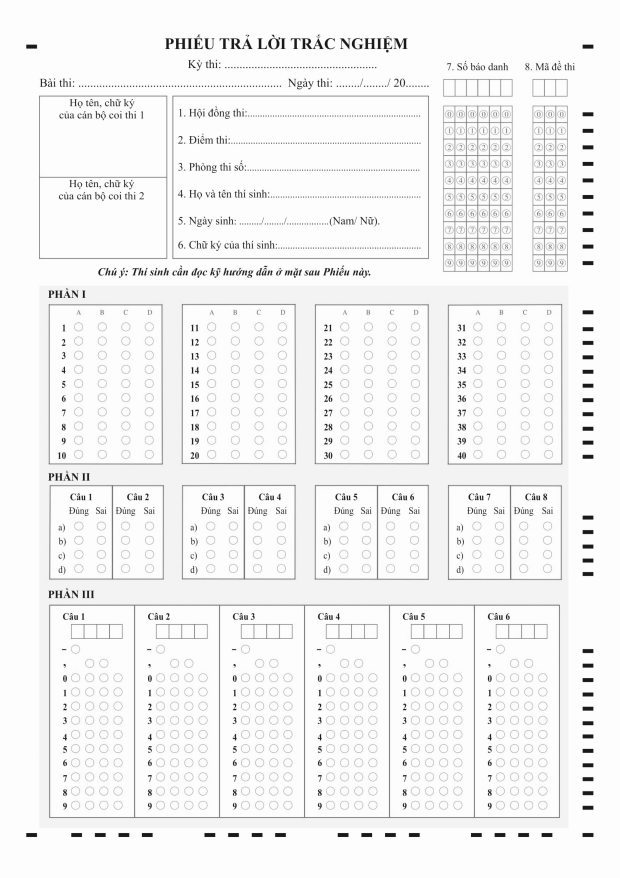
#> input picture Output.jpg, 2480 x 3509 px (shown at 1/4 size)
$ python Cham_phieu.py
#> lines starting #> are read from the running program, lines starting #| are printed output that depends on the picture; after the words box and inside, x2 and y2 are one past the last pixel; in counts of white or black regions, pixels touching at a corner belong together; pictures that were not available may be replaced by others from this repository, and a replacement may not be noted
# import các thư viện cần thiết
import imutils
import numpy as np
import cv2
from math import ceil
from collections import defaultdict
from scipy import stats
import os
import glob
import json

Phieu_loi = 0

if True:
    Xsbd = []
    sbd = [24,33]
    for i in range(6):
        for j in range(10):
            Xsbd.append([sbd[0]+i*47,sbd[1]+j*66])

    Xmdt = []
    mdt = [24,33]
    for i in range(3):
        for j in range(10):
            Xmdt.append([mdt[0]+i*47,mdt[1]+j*66])

    Xp1 = []
    p1 = [118,94]
    for i in range(10):
        for j in range(4):
            Xp1.append([p1[0]+j*94,p1[1]+i*56])

    Xp2 = []
    p2 = [117,157]
    for i in range(2):
        for j in range(4):
            for k in range(2):
                Xp2.append([p2[0]+i*188+k*94,p2[1]+j*54])

    Xp3 = []
    p3 = [110,180]
    for x in range(6):
        for i in range(4):
            for j in range(12):
                Xp3.append([p3[0]+342*x+i*58,p3[1]+j*57])

def is_bubble_filled(bubble_roi, threshold=0.3, avg = 100):
    if len(bubble_roi.shape) == 3:
        bubble_roi = cv2.cvtColor(bubble_roi, cv2.COLOR_BGR2GRAY)
    _, thresh = cv2.threshold(bubble_roi, avg, 255, cv2.THRESH_BINARY_INV)
    total_pixels = thresh.size
    eroded = cv2.erode(thresh, np.ones((3, 3), np.uint8), iterations=1)
    filled_pixels = cv2.countNonZero(eroded)
    fill_ratio = filled_pixels / total_pixels
    return fill_ratio > threshold

def thresholding(img, avg = 100, i=1):
    if len(img.shape) == 3:
        img = cv2.cvtColor(img, cv2.COLOR_BGR2GRAY)
    for j in range (80, 0, -1):
        _, thresh = cv2.threshold(img, avg+j, 255, cv2.THRESH_BINARY_INV)
        kernel = np.ones((3, 3), np.uint8)
        eroded = cv2.erode(thresh, kernel, iterations=i)
        filled_pixels = cv2.countNonZero(eroded)
        total_pixels = eroded.size
        fill_ratio = filled_pixels / total_pixels
        if fill_ratio < 0.12:
            value = j
            break
        value = 0
    # cv2.imshow('thresh', eroded)
    # cv2.waitKey(0)
    return value
    pass

def preprocess_image(image):
    img = cv2.imread(image, 0)
    clahe = cv2.createCLAHE(clipLimit= 4, tileGridSize=(4, 4))
    img_c = clahe.apply(img)
    blurred = cv2.fastNlMeansDenoising(img_c, h=50, templateWindowSize=7, searchWindowSize=21)
    thresh = cv2.adaptiveThreshold( blurred, 255, cv2.ADAPTIVE_THRESH_GAUSSIAN_C, cv2.THRESH_BINARY_INV, 13, 3)
    return thresh, img

def find_part(thresh, img):
    y, x = thresh.shape
    info = thresh[:int(y/2.5), int(x/1.5):]
    pt1 = thresh[int(y/3.3):int(y/1.6)]
    pt2 = thresh[int(y/2):int(y/1.3)]
    pt3 = thresh[int(y/1.6):]
    img_info = img[:int(y/2.5), int(x/1.5):]
    img_pt1 = img[int(y/3.3):int(y/1.6)]
    img_pt2 = img[int(y/2):int(y/1.3)]
    img_pt3 = img[int(y/1.6):]
    return info, pt1, pt2, pt3, img_info, img_pt1, img_pt2, img_pt3

def order_points(pts):
    rect = np.zeros((4, 2), dtype="float32")
    s = pts.sum(axis=1)
    diff = np.diff(pts, axis=1)
    rect[0] = pts[np.argmin(s)]
    rect[2] = pts[np.argmax(s)]
    rect[1] = pts[np.argmin(diff)]
    rect[3] = pts[np.argmax(diff)]
    return rect

def get_quad(c):
    peri = cv2.arcLength(c, True)
    approx = cv2.approxPolyDP(c, 0.02 * peri, True)
    if len(approx) == 4:
        quad = approx.reshape(4, 2)
        return order_points(quad)
    else:
        x, y, w, h = cv2.boundingRect(c)
        quad = np.array([
            [x, y],
            [x + w, y],
            [x + w, y + h],
            [x, y + h]
        ])
        return order_points(quad)

def deskew(img, pts, width, height):
    dst = np.array([
        [0, 0],
        [width - 1, 0],
        [width - 1, height - 1],
        [0, height - 1]
    ], dtype="float32")
    M = cv2.getPerspectiveTransform(pts, dst)
    warped = cv2.warpPerspective(img, M, (width, height))
    return warped

def homography():
    template = cv2.imread('THPT2025.png', 0)
    img = cv2.imread(gb_sheet, 0)
    # denoised = cv2.fastNlMeansDenoising(img, h=20)
    Padding = 300
    color = [255, 255, 255]
    scanned = cv2.copyMakeBorder(img, Padding, Padding,Padding,Padding, cv2.BORDER_CONSTANT, value=color)

    akaze = cv2.AKAZE_create()
    kp1, des1 = akaze.detectAndCompute(template, None)
    kp2, des2 = akaze.detectAndCompute(scanned, None)

    bf = cv2.BFMatcher(cv2.NORM_HAMMING, crossCheck=False)
    matches = bf.knnMatch(des1, des2, k=2)

    good_matches = []
    for m, n in matches:
        if m.distance < 0.75 * n.distance:
            good_matches.append(m)

    src_pts = np.float32([kp1[m.queryIdx].pt for m in good_matches]).reshape(-1, 1, 2)
    dst_pts = np.float32([kp2[m.trainIdx].pt for m in good_matches]).reshape(-1, 1, 2)

    H, mask = cv2.findHomography(dst_pts, src_pts, cv2.RANSAC, 5.0)

    h, w = template.shape
    aligned = cv2.warpPerspective(scanned, H, (w, h))
    info = []
    info.append(aligned[425:1085,1775:2050])
    info.append(aligned[425:1085,2130:2270])
    pt1 = []
    for i in range(4): pt1.append(aligned[1220:1855, 200+530*i:645+530*i])
    pt2 = []
    for i in range(4): pt2.append(aligned[1945:2315, 200+530*i:645+530*i])
    pt3 = []
    pt3.append(aligned[2440:3250,200:2235])

    return info, pt1, pt2, pt3

def get_contours(thresh):
    height, width = thresh.shape[:2]
    area = height * width
    c = []
    contours, _ = cv2.findContours(thresh, cv2.RETR_EXTERNAL, cv2.CHAIN_APPROX_SIMPLE)
    for i in contours:
        if cv2.contourArea(i) > area / 20:
            c.append(i)
    c = sorted(c, key=lambda c: cv2.boundingRect(c)[0])
    return c

def get_info(thresh, part):
    w = 280
    h = 660
    c = get_contours(thresh)
    if len(c) != 2:
        global homograph
        homograph = homography()
        c = homograph[0]
        box = c[0]
        box2 = c[1]
    else:
        pts = get_quad(c[0])
        box = deskew(part, pts, w,h)
        pts2 = get_quad(c[1])
        box2 = deskew(part, pts2, int(w/2),h)

    std_dev = np.std(box)
    avg = np.mean(box) - std_dev
    avg += thresholding(box, avg)
    SBD = ''
    if len(box.shape) == 2: box = cv2.cvtColor(box, cv2.COLOR_GRAY2BGR)
    for i in range(8,0,-1):
        SBDx = ''
        threshold = 0.1*i
        boxx = box.copy()
        for idx,i in enumerate(Xsbd):
            roi = boxx[i[1]-18:i[1]+18, i[0]-18:i[0]+18]
            if is_bubble_filled(roi, threshold, avg):
                cv2.circle(boxx, tuple(i), radius=18, color=(0, 255, 0), thickness=10)
                SBDx += str(idx%10)
        if len(SBDx) == 6:
            SBD = SBDx
            box = boxx
            break
        elif 0 < len(SBDx) < 6:
            SBD = SBDx
            box = boxx
    y, x, z = box.shape
    output[425:425+y,1775:1775+x] = box

    std_dev = np.std(box2)
    avg = np.mean(box2) - std_dev
    avg += thresholding(box2, avg)
    if len(box2.shape) == 2: box2 = cv2.cvtColor(box2, cv2.COLOR_GRAY2BGR)
    MDT = ''
    for i in range(8,0,-1):
        MDTx = ''
        threshold = 0.1*i
        box2x = box2.copy()
        for idx,i in enumerate(Xmdt):
            roi = box2x[i[1]-18:i[1]+18, i[0]-18:i[0]+18]
            if is_bubble_filled(roi, threshold, avg):
                cv2.circle(box2x, tuple(i), radius=18, color=(0, 255, 0), thickness=10)
                MDTx += str(idx%10)
        if len(MDTx) == 3:
            MDT = MDTx
            box2 = box2x
    y, x, z = box2.shape
    output[425:425+y,2130:2130+x] = box2
    return SBD, MDT

def get_part_1(thresh, part):
    c = get_contours(thresh)
    if len(c) != 4:
        if 'homograph' not in globals():
            global homograph
            homograph = homography()
        b = homograph[1]
    else:
        b = []
        for i in c:
            pts = get_quad(i)
            box = deskew(part, pts, 460, 640)
            b.append(box)


    P1 = [[] for _ in range(40)]
    for i, box in enumerate(b):
        std_dev = np.std(box)
        avg = np.mean(box) - std_dev
        val = thresholding(box, avg)
        avg = avg + val
        if len(box.shape) == 2: box = cv2.cvtColor(box, cv2.COLOR_GRAY2BGR)

        for idx,ii in enumerate(Xp1):
            bubble_roi = box[ii[1]-18:ii[1]+18, ii[0]-18:ii[0]+18]
            if is_bubble_filled(bubble_roi, 0.4, avg):
                cv2.circle(box, tuple(ii), radius=18, color=(0, 255, 0), thickness=10)
                P1[(idx//4)+10*i] = [idx%4]
        y, x, z = box.shape
        output[1220:1220+y,200+530*i:200+x+530*i] = box

    return P1

def get_part_2(thresh, part):
    c = get_contours(thresh)
    if len(c) != 4:
        if 'homograph' not in globals():
            global homograph
            homograph = homography()
        b = homograph[2]
    else:
        b = []
        for i in c:
            pts = get_quad(i)
            box = deskew(part, pts, 460, 360)
            b.append(box)
    P2 = [[] for _ in range(32)]
    for i, box in enumerate(b):
        std_dev = np.std(box)
        avg = np.mean(box) - std_dev
        avg += thresholding(box, avg)
        if len(box.shape) == 2: box = cv2.cvtColor(box, cv2.COLOR_GRAY2BGR)
        for idx, ii in enumerate(Xp2):
            bubble_roi = box[ii[1]-18:ii[1]+18, ii[0]-18:ii[0]+18]
            if is_bubble_filled(bubble_roi,0.3, avg):
                cv2.circle(box, tuple(ii), radius=18, color=(0, 255, 0), thickness=10)
                P2[(idx//2)+8*i] = [(idx+1)%2]
        y, x, z = box.shape
        output[1945:1945+y,200+530*i:200+x+530*i] = box
    return P2

def get_part_3(thresh, part):
    c = get_contours(thresh)
    if len(c) != 1 :
        if 'homograph' not in globals():
            global homograph
            homograph = homography()
        b = homograph[3]
    else:
        b = []
        for i in c:
            pts = get_quad(i)
            box = deskew(part, pts, 2060, 860)
            b.append(box)
    P3 = ['' for _ in range(6)]
    no_bubble = [1, 12, 24, 36, 37,
                 49, 60, 72, 84, 85,
                 97, 108, 120, 132, 133,
                 145, 156, 168, 180, 181,
                 193, 204, 216, 228, 229,
                 241, 252, 264, 276, 277]
    for box in b:
        std_dev = np.std(box)
        avg = np.mean(box) - std_dev
        avg += thresholding(box, avg)
        if len(box.shape) == 2: box = cv2.cvtColor(box, cv2.COLOR_GRAY2BGR)
        for idx, ii in enumerate(Xp3):
            bubble_roi = box[ii[1]-18:ii[1]+18, ii[0]-18:ii[0]+18]
            if is_bubble_filled(bubble_roi,0.4,avg) and idx not in no_bubble:
                    cv2.circle(box, tuple(ii), radius=18, color=(0, 255, 0), thickness=10)
                    if idx % 12 == 0:
                        P3[(idx//48)] += "-"
                    elif idx % 12 == 1:
                        P3[(idx//48)] += ","
                    else:
                        P3[(idx//48)] += str((idx % 12)-2)
        if len(box.shape) == 2: box = cv2.cvtColor(box, cv2.COLOR_GRAY2BGR)
        y, x, z = box.shape
        output[2440:2440+y,200:200+x] = box
    return P3

def cham_phieu(sheet):
    global gb_sheet
    gb_sheet = sheet

    global output
    output = cv2.imread('Output.jpg')

    basename = os.path.basename(sheet)
    json_name = os.path.splitext(basename)[0] + '.json'
    original_path = os.path.join('PhieuQG', basename)
    output_path = os.path.join('Output', basename)
    json_path = os.path.join('Json', json_name)

    os.system('clear')
    if 'homograph' in globals():
        del globals()['homograph']
    thresh, img = preprocess_image(sheet)
    part = find_part(thresh, img)

    info = part[0]
    info_img = part[4]
    pt1 = part[1]
    pt1_img = part[5]
    pt2 = part[2]
    pt2_img = part[6]
    pt3 = part[3]
    pt3_img = part[7]

    sbd, mdt = get_info(info, info_img)
    fc = get_part_1(pt1, pt1_img)
    tf = get_part_2(pt2, pt2_img)
    dg = get_part_3(pt3, pt3_img)

    result = {
        "org": original_path,
        "out": output_path,
        "warn": "",
        "err": [],
        "res": {
            "fc": {str(i+1): fc[i] if i < len(fc) else [] for i in range(40)},
            "tf": {str(i+1): tf[i] if i < len(tf) else [] for i in range(32)},
            "dg": {str(i+1): dg[i] if i < len(dg) else "" for i in range(6)},
        },
        "sbd": sbd,
        "mdt": mdt
    }

    with open(json_path, "w", encoding="utf-8") as f:
        json.dump(result, f, indent=2, ensure_ascii=False)
    # print(json.dumps(result, indent=2, ensure_ascii=False))

    filename = os.path.basename(sheet)
    cv2.imwrite(f'Output/{filename}', output)
    # cv2.imshow("Output", output)
    # cv2.waitKey(0)


# cham_phieu('PhieuQG/PhieuQG.0017.jpg')

folder_path = 'PhieuQG'
all_files = glob.glob(f'{folder_path}/*')
for jpg_file in all_files:
    cham_phieu(jpg_file)
#> in cham_phieu, output is the input picture: shape (3509, 2480, 3); min 0, max 255, mean 243.5
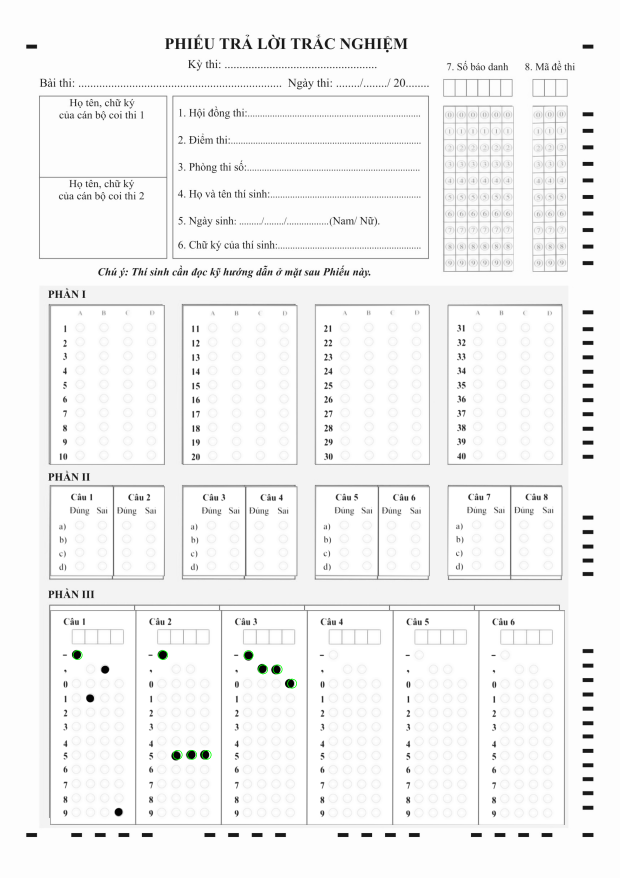
#> input picture Output/thpt2.png, 2480 x 3509 px, given as the content of the folder PhieuQG, which was not available (shown at 1/4 size)
#> in preprocess_image, `thresh = cv2.adaptiveThreshold( blurred, 255, cv2.ADAPTIVE_THRESH_GAUS..`: thresh: shape (3509, 2480); 5.1% white; 6703 white regions (4884 under 20 px), largest, box (x1, y1, x2, y2) and area: (197, 2418, 2260, 3301) 48938, (1772, 422, 2055, 1088) 26539, (2129, 422, 2272, 1088) 14660
#> in find_part, `info = thresh[:int(y/2.5), int(x/1.5):]`: info: shape (1403, 827); 7.9% white; 1025 white regions (629 under 20 px), largest, box (x1, y1, x2, y2) and area: (119, 422, 402, 1088) 26539, (476, 422, 619, 1088) 14660, (137, 1216, 597, 1403) 5165
#> in find_part, `pt1 = thresh[int(y/3.3):int(y/1.6)]`: pt1: shape (1130, 2480); 5.2% white; 2290 white regions (1839 under 20 px), largest, box (x1, y1, x2, y2) and area: (726, 152, 1190, 797) 13703, (194, 153, 660, 797) 13453, (1259, 154, 1720, 797) 11930
#> in find_part, `pt2 = thresh[int(y/2):int(y/1.3)]`: pt2: shape (945, 2480); 6.5% white; 817 white regions (509 under 20 px), largest, box (x1, y1, x2, y2) and area: (197, 664, 2260, 945) 23723, (727, 185, 1190, 565) 14108, (197, 186, 660, 565) 13177
#> in find_part, `pt3 = thresh[int(y/1.6):]`: pt3: shape (1316, 2480); 4.4% white; 2714 white regions (2503 under 20 px)
#> in find_part, `img_pt3 = img[int(y/1.6):]`:
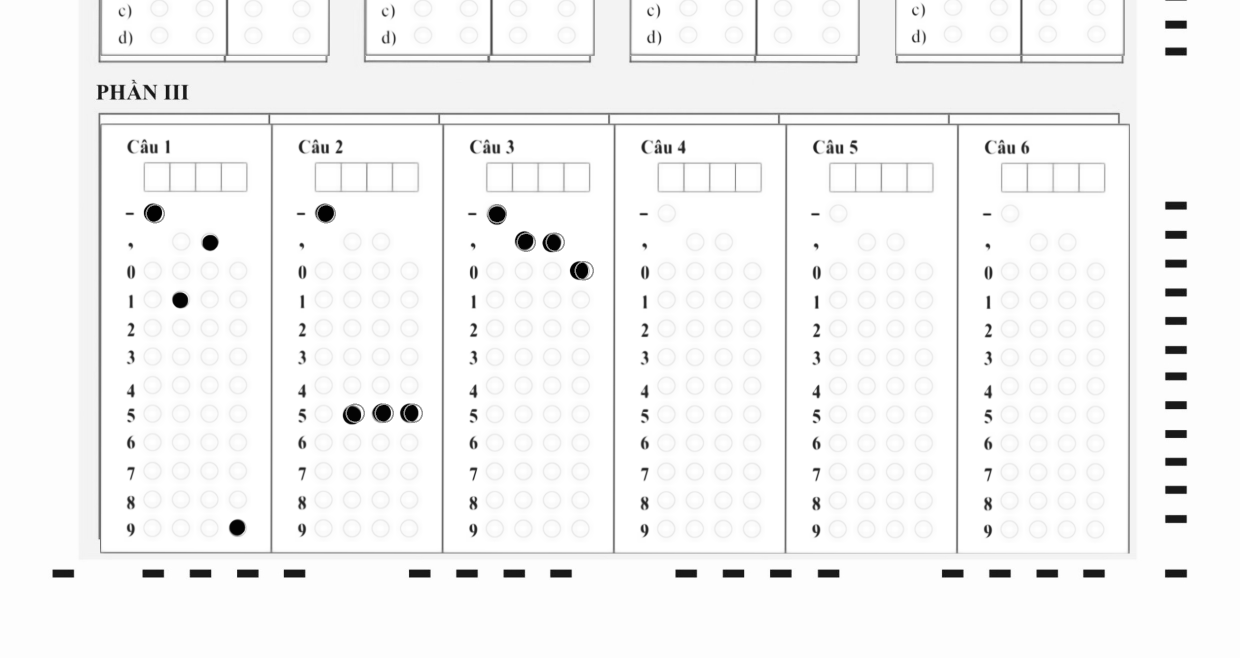
#> img_pt3: shape (1316, 2480) (shown at 1/2 size); min 2, max 255, mean 245.5
#> in cham_phieu, `part = find_part(thresh, img)`: part = 8 items
#> in get_contours, `contours, _ = cv2.findContours(thresh, cv2.RETR_EXTERNAL, cv2.CHAIN_AP..`: contours = 198 contours, 128 with area under 20; largest, box (x1, y1, x2, y2) and area: (119, 422, 402, 1088) 186802, (476, 422, 619, 1088) 87841, (120, 316, 397, 387) 19274, (477, 316, 618, 387) 9718, (137, 1216, 597, 1403) 4346
#> the loop in get_contours, `for i in contours:` made 198 passes
#> i on passes 1 to 3: [[441, 1382], [442, 1383], [443, 1382]], [[359, 1382]], [[265, 1381], [266, 1381]]
#> after the loop in get_contours, `for i in contours:`: c = 2 contours; box (x1, y1, x2, y2) and area: (119, 422, 402, 1088) 186802, (476, 422, 619, 1088) 87841
#> in get_quad, `peri = cv2.arcLength(c, True)`: peri = 1920.2
#> in get_quad, `approx = cv2.approxPolyDP(c, 0.02 * peri, True)`: approx = [[122, 422], [120, 1085], [395, 1086], [401, 427]]
#> in order_points, `s = pts.sum(axis=1)`: s = [544, 1205, 1481, 828]
#> in order_points, `diff = np.diff(pts, axis=1)`: diff = [300, 965, 691, 26]
#> in get_info, `pts = get_quad(c[0])`: pts = [[122, 422], [401, 427], [395, 1086], [120, 1085]]
#> in deskew, `M = cv2.getPerspectiveTransform(pts, dst)`: M = [[0.982, 0.00296, -121.1], [-0.0173, 0.968, -406.4], [-2.09e-05, -2.16e-05, 1]]
#> in get_info, `pts2 = get_quad(c[1])`: pts2 = [[476, 422], [619, 422], [619, 1088], [476, 1088]]
#> in get_info, `std_dev = np.std(box)`: std_dev = 23.43
#> in get_info, `avg = np.mean(box) - std_dev`: avg = 211
#> the loop in thresholding, `for j in range (80, 0, -1):` made 60 passes
#> (filled_pixels, fill_ratio) on passes 1 to 12: (184800, 1), (184800, 1), (184800, 1), (184800, 1), (184800, 1), (184800, 1), (184800, 1), (184800, 1), (184800, 1), (184800, 1), (184800, 1), (184800, 1)
#> after the loop in thresholding, `for j in range (80, 0, -1):`: eroded: shape (660, 280); 11.8% white; 357 white regions (251 under 20 px), largest, box (x1, y1, x2, y2) and area: (0, 0, 280, 660) 14859, (161, 549, 174, 568) 149, (20, 551, 33, 570) 147
#> after the loop in thresholding, `for j in range (80, 0, -1):`:
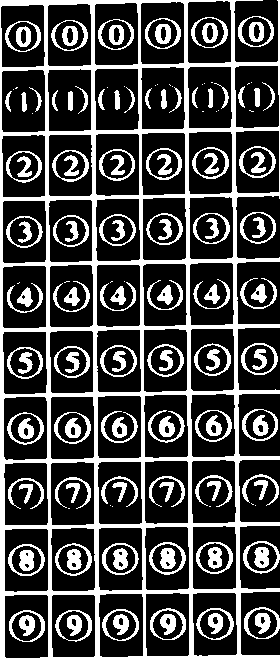
#> thresh: shape (660, 280); 28.1% white; 155 white regions (28 under 20 px), largest, box (x1, y1, x2, y2) and area: (0, 0, 280, 660) 27335, (149, 542, 186, 575) 286, (243, 541, 280, 574) 280
#> in get_info, `avg += thresholding(box, avg)`: avg = 232
#> after the loop in get_info, `for i in range(8,0,-1):`:
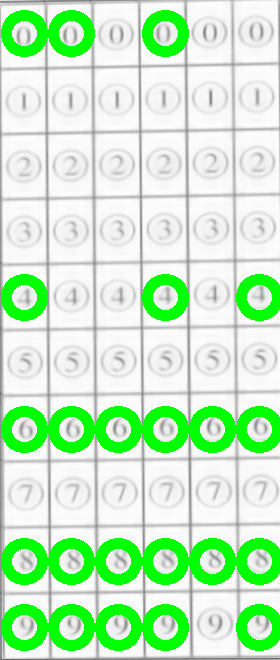
#> boxx: shape (660, 280, 3); mean B, G, R 197.5, 237.1, 197.5
#> in get_info, `std_dev = np.std(box2)`: std_dev = 25.84
#> in get_info, `avg = np.mean(box2) - std_dev`: avg = 207.2
#> call 2 of thresholding, with avg = 207.2, i = 1
#> the loop in thresholding (call 2), `for j in range (80, 0, -1):` made 57 passes
#> (filled_pixels, fill_ratio) on passes 1 to 12: (92400, 1), (92400, 1), (92400, 1), (92400, 1), (92400, 1), (92400, 1), (92400, 1), (92400, 1), (92400, 1), (92400, 1), (92400, 1), (92400, 1)
#> after the loop in thresholding (call 2), `for j in range (80, 0, -1):`: eroded: shape (660, 140); 11.5% white in thin lines or dots
#> after the loop in thresholding (call 2), `for j in range (80, 0, -1):`:
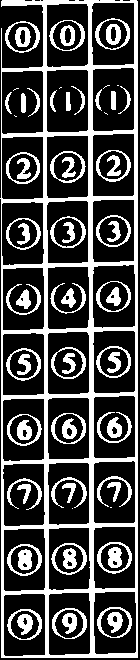
#> thresh: shape (660, 140); 29.1% white; 72 white regions (8 under 20 px), largest, box (x1, y1, x2, y2) and area: (0, 0, 138, 658) 14912, (7, 544, 42, 576) 269, (51, 543, 87, 575) 262
#> in get_info, `avg += thresholding(box2, avg)`: avg = 231.2
#> the loop in get_info, `for i in range(8,0,-1):` made 8 passes
#> after the loop in get_info, `for i in range(8,0,-1):`:
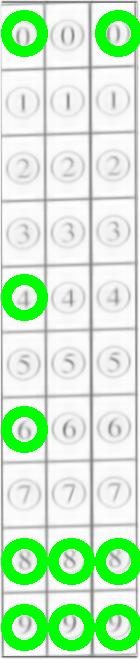
#> box2x: shape (660, 140, 3); mean B, G, R 201.1, 235.6, 201.1
#> the loop in get_contours (call 2), `for i in contours:` made 427 passes
#> i on passes 2 to 4: [[610, 1107]], [[401, 1107]], [[594, 1106], [595, 1107]]
#> the loop in get_part_1, `for i in c:` made 4 passes
#> the loop in get_part_1, `for i, box in enumerate(b):` made 4 passes
#> the loop in get_part_2, `for i in c:` made 4 passes
#> the loop in get_part_2, `for i, box in enumerate(b):` made 4 passes
#> after the loop in get_part_2, `for i, box in enumerate(b):`:
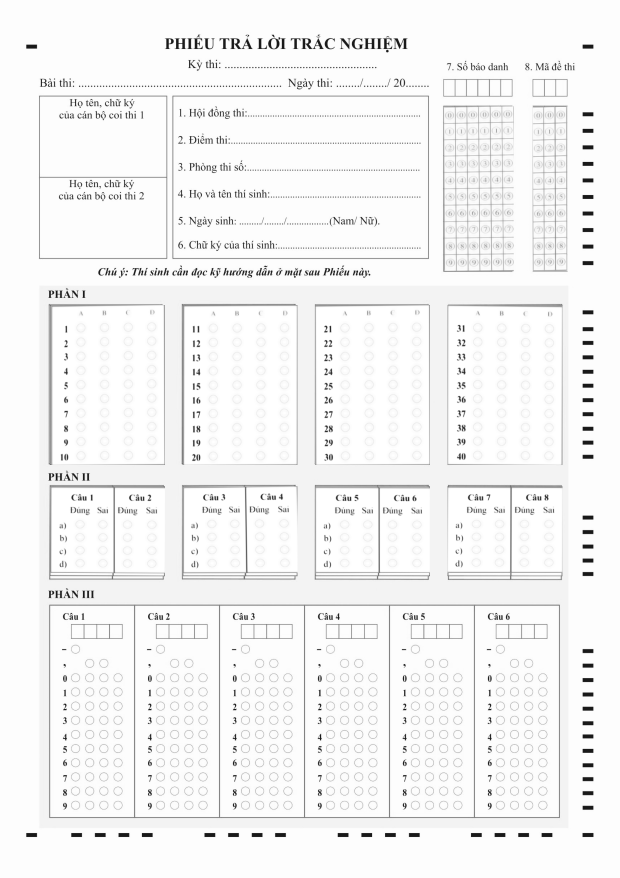
#> output: shape (3509, 2480, 3) (shown at 1/4 size); min 0, max 255, mean 244.2
#> the loop in get_part_3, `for i in c:` made 1 pass
#> the loop in get_part_3, `for box in b:` made 1 pass
